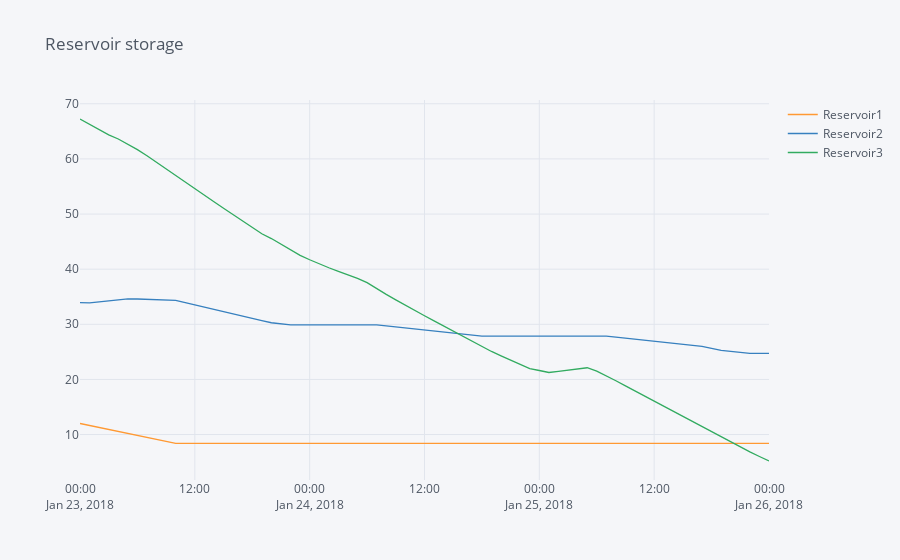
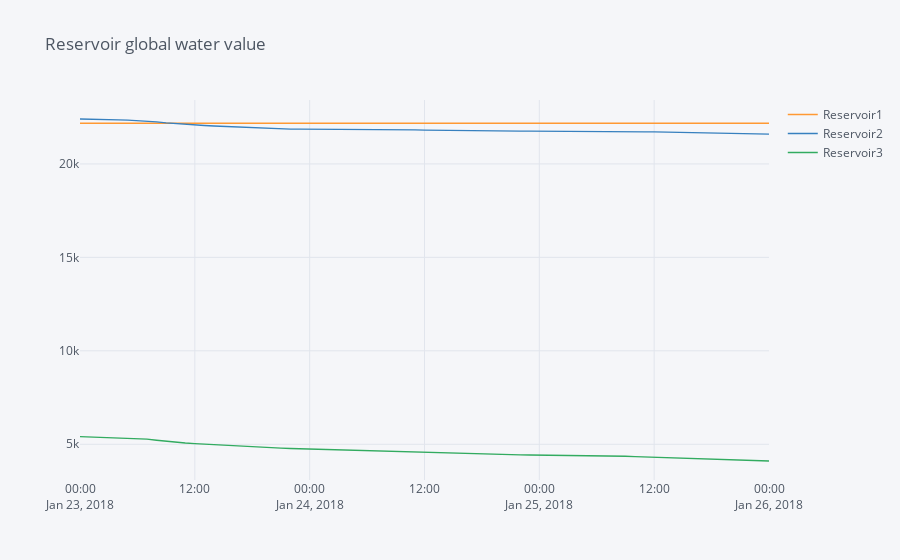
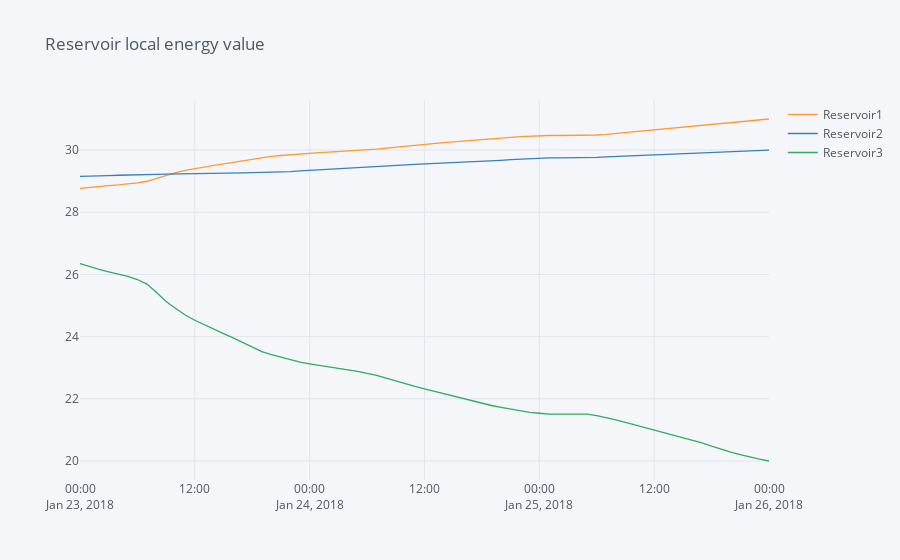

Notebook code cell kept with these figures, in order:
### Markdown cell above
The **energy_conversion_factor** for Reservoir1 and Reservoir2 are identical since they are referred to the same plant. The **calc_global_water_value** attribute is the calculated global water value in €/Mm$^3$ based on the energy_input_value and energy_conversion_factor. This is simply the product of the two values for Reservoir3 since there is no reservoir below it. The respective local water values (energy_value_input$\cdot$energy_conversion_factor) for Reservoir1 and Reservoir2 are added to the downstream global water value from Reservoir3 to find their global water values.

The average water value, calculated by dividing the optimized end value by the end volume of each reservoir, gives the same result as the calculated global water value - as it should in a constant water value case!

The storage volume, global water value (**water_value_global_result**), and local energy value (**energy_value_local_result**) from the optimization results are shown in the plots below. The water_value_global_result is the dual value of the reservoir balance constraints, and are directly extracted from the optimization problem. These values are usually negative due to the way the constraints are modelled in SHOP. The energy_value_local_result attribute is found by first calculating the local water value of the reservoir relative to the reservoir below the plant, and then converting it to €/MWh with the energy_conversion_factor.

A good consistency check is to look at the (negative of the) final values of the water_value_global_result and energy_value_local_results time series. These should be identical to the global water value and energy_value_input, respectively. This identity may not hold if penalties are present in the SHOP run since the dual values of the problem are influenced by penalty values.

### Code cell
pd.DataFrame([rsv.storage.get().rename(rsv.get_name()) for rsv in shop.model.reservoir]).transpose().iplot(title="Reservoir storage")
pd.DataFrame([-rsv.water_value_global_result.get().rename(rsv.get_name()) for rsv in shop.model.reservoir]).transpose().iplot(title="Reservoir global water value")
pd.DataFrame([-rsv.energy_value_local_result.get().rename(rsv.get_name()) for rsv in shop.model.reservoir]).transpose().iplot(title="Reservoir local energy value")
